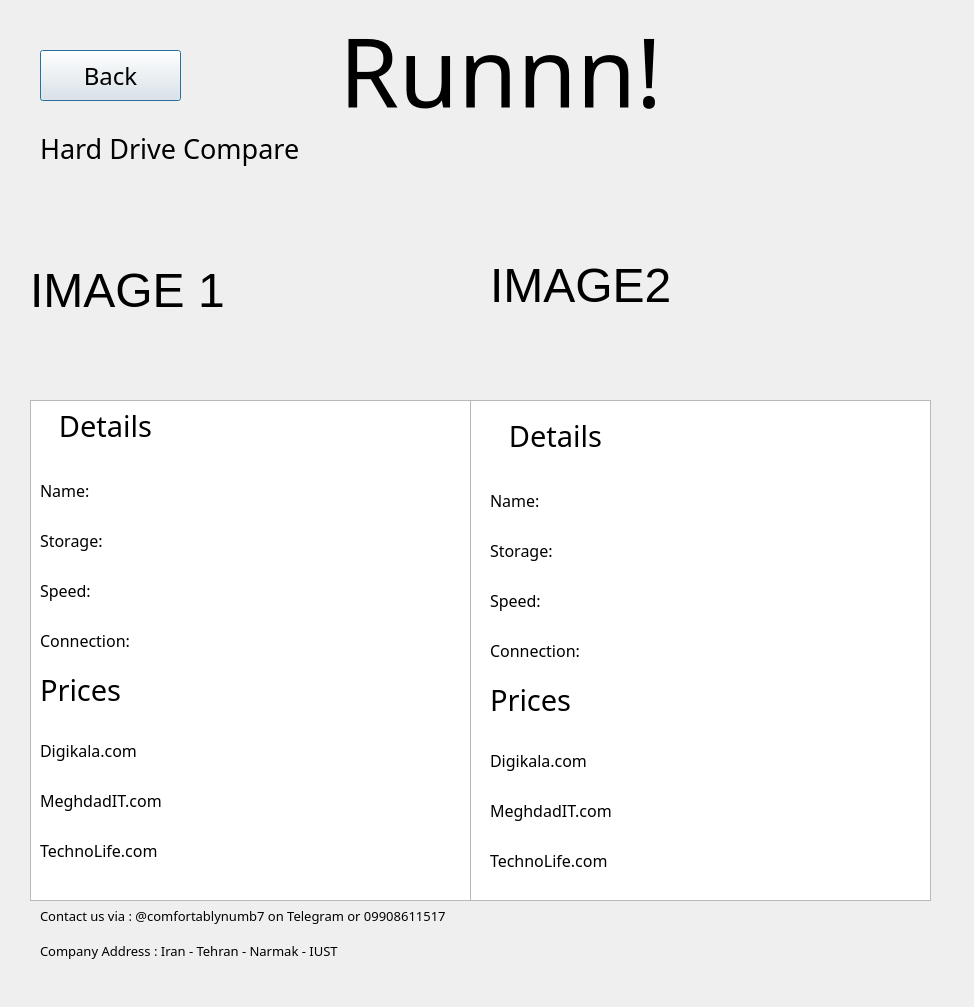
<?xml version="1.0" encoding="UTF-8"?>
<ui version="4.0">
 <class>Dialog</class>
 <widget class="QDialog" name="Dialog">
  <property name="geometry">
   <rect>
    <x>0</x>
    <y>0</y>
    <width>974</width>
    <height>1007</height>
   </rect>
  </property>
  <property name="windowTitle">
   <string>Dialog</string>
  </property>
  <widget class="QLabel" name="Image1">
   <property name="geometry">
    <rect>
     <x>30</x>
     <y>185</y>
     <width>441</width>
     <height>211</height>
    </rect>
   </property>
   <property name="font">
    <font>
     <pointsize>36</pointsize>
    </font>
   </property>
   <property name="text">
    <string>IMAGE 1</string>
   </property>
  </widget>
  <widget class="QLabel" name="Image2">
   <property name="geometry">
    <rect>
     <x>490</x>
     <y>180</y>
     <width>441</width>
     <height>211</height>
    </rect>
   </property>
   <property name="font">
    <font>
     <pointsize>36</pointsize>
    </font>
   </property>
   <property name="text">
    <string>IMAGE2</string>
   </property>
  </widget>
  <widget class="QLabel" name="label_4">
   <property name="geometry">
    <rect>
     <x>40</x>
     <y>900</y>
     <width>741</width>
     <height>101</height>
    </rect>
   </property>
   <property name="font">
    <font>
     <family>Cooper Black</family>
     <pointsize>10</pointsize>
    </font>
   </property>
   <property name="text">
    <string>Company Address : Iran - Tehran - Narmak - IUST </string>
   </property>
  </widget>
  <widget class="QPushButton" name="BackButton">
   <property name="geometry">
    <rect>
     <x>40</x>
     <y>50</y>
     <width>141</width>
     <height>51</height>
    </rect>
   </property>
   <property name="font">
    <font>
     <family>Cooper Black</family>
     <pointsize>18</pointsize>
    </font>
   </property>
   <property name="text">
    <string>Back</string>
   </property>
  </widget>
  <widget class="QLabel" name="label_3">
   <property name="geometry">
    <rect>
     <x>40</x>
     <y>890</y>
     <width>761</width>
     <height>51</height>
    </rect>
   </property>
   <property name="font">
    <font>
     <family>Cooper Black</family>
     <pointsize>10</pointsize>
    </font>
   </property>
   <property name="text">
    <string>Contact us via : @comfortablynumb7 on Telegram or 09908611517                                                                                          </string>
   </property>
  </widget>
  <widget class="QLabel" name="label_2">
   <property name="geometry">
    <rect>
     <x>310</x>
     <y>10</y>
     <width>381</width>
     <height>121</height>
    </rect>
   </property>
   <property name="palette">
    <palette>
     <active>
      <colorrole role="WindowText">
       <brush brushstyle="SolidPattern">
        <color alpha="255">
         <red>0</red>
         <green>0</green>
         <blue>0</blue>
        </color>
       </brush>
      </colorrole>
     </active>
     <inactive>
      <colorrole role="WindowText">
       <brush brushstyle="SolidPattern">
        <color alpha="255">
         <red>0</red>
         <green>0</green>
         <blue>0</blue>
        </color>
       </brush>
      </colorrole>
     </inactive>
     <disabled>
      <colorrole role="WindowText">
       <brush brushstyle="SolidPattern">
        <color alpha="255">
         <red>120</red>
         <green>120</green>
         <blue>120</blue>
        </color>
       </brush>
      </colorrole>
     </disabled>
    </palette>
   </property>
   <property name="font">
    <font>
     <family>Pristina</family>
     <pointsize>72</pointsize>
     <weight>50</weight>
     <bold>false</bold>
    </font>
   </property>
   <property name="text">
    <string>Runnn!</string>
   </property>
   <property name="alignment">
    <set>Qt::AlignCenter</set>
   </property>
  </widget>
  <widget class="QLabel" name="label">
   <property name="geometry">
    <rect>
     <x>40</x>
     <y>130</y>
     <width>471</width>
     <height>71</height>
    </rect>
   </property>
   <property name="font">
    <font>
     <family>Cooper Black</family>
     <pointsize>20</pointsize>
     <weight>50</weight>
     <bold>false</bold>
    </font>
   </property>
   <property name="text">
    <string>Hard Drive Compare</string>
   </property>
   <property name="alignment">
    <set>Qt::AlignLeading|Qt::AlignLeft|Qt::AlignTop</set>
   </property>
  </widget>
  <widget class="QColumnView" name="columnView_2">
   <property name="geometry">
    <rect>
     <x>470</x>
     <y>400</y>
     <width>461</width>
     <height>501</height>
    </rect>
   </property>
  </widget>
  <widget class="QColumnView" name="columnView1">
   <property name="geometry">
    <rect>
     <x>30</x>
     <y>400</y>
     <width>441</width>
     <height>501</height>
    </rect>
   </property>
  </widget>
  <widget class="QLabel" name="Storage_Label">
   <property name="geometry">
    <rect>
     <x>150</x>
     <y>520</y>
     <width>200</width>
     <height>40</height>
    </rect>
   </property>
   <property name="font">
    <font>
     <family>Cooper Black</family>
     <pointsize>9</pointsize>
    </font>
   </property>
   <property name="text">
    <string/>
   </property>
   <property name="wordWrap">
    <bool>true</bool>
   </property>
  </widget>
  <widget class="QLabel" name="Storage">
   <property name="geometry">
    <rect>
     <x>40</x>
     <y>520</y>
     <width>111</width>
     <height>40</height>
    </rect>
   </property>
   <property name="font">
    <font>
     <family>Cooper Black</family>
     <pointsize>12</pointsize>
     <weight>50</weight>
     <bold>false</bold>
    </font>
   </property>
   <property name="text">
    <string>Storage:</string>
   </property>
  </widget>
  <widget class="QLabel" name="Speed">
   <property name="geometry">
    <rect>
     <x>40</x>
     <y>570</y>
     <width>121</width>
     <height>40</height>
    </rect>
   </property>
   <property name="font">
    <font>
     <family>Cooper Black</family>
     <pointsize>12</pointsize>
     <weight>50</weight>
     <bold>false</bold>
    </font>
   </property>
   <property name="text">
    <string>Speed:</string>
   </property>
  </widget>
  <widget class="QLabel" name="Connection">
   <property name="geometry">
    <rect>
     <x>40</x>
     <y>620</y>
     <width>121</width>
     <height>40</height>
    </rect>
   </property>
   <property name="font">
    <font>
     <family>Cooper Black</family>
     <pointsize>12</pointsize>
     <weight>50</weight>
     <bold>false</bold>
    </font>
   </property>
   <property name="text">
    <string>Connection:</string>
   </property>
  </widget>
  <widget class="QLabel" name="Connection_Label">
   <property name="geometry">
    <rect>
     <x>170</x>
     <y>620</y>
     <width>200</width>
     <height>40</height>
    </rect>
   </property>
   <property name="font">
    <font>
     <family>Cooper Black</family>
     <pointsize>9</pointsize>
    </font>
   </property>
   <property name="text">
    <string/>
   </property>
   <property name="wordWrap">
    <bool>true</bool>
   </property>
  </widget>
  <widget class="QLabel" name="Name">
   <property name="geometry">
    <rect>
     <x>40</x>
     <y>470</y>
     <width>80</width>
     <height>40</height>
    </rect>
   </property>
   <property name="font">
    <font>
     <family>Cooper Black</family>
     <pointsize>12</pointsize>
     <weight>50</weight>
     <bold>false</bold>
    </font>
   </property>
   <property name="text">
    <string>Name:</string>
   </property>
  </widget>
  <widget class="QLabel" name="Name_Label">
   <property name="geometry">
    <rect>
     <x>150</x>
     <y>470</y>
     <width>200</width>
     <height>40</height>
    </rect>
   </property>
   <property name="font">
    <font>
     <family>Cooper Black</family>
     <pointsize>9</pointsize>
    </font>
   </property>
   <property name="text">
    <string/>
   </property>
   <property name="wordWrap">
    <bool>true</bool>
   </property>
  </widget>
  <widget class="QLabel" name="Speed_Label">
   <property name="geometry">
    <rect>
     <x>150</x>
     <y>570</y>
     <width>200</width>
     <height>40</height>
    </rect>
   </property>
   <property name="font">
    <font>
     <family>Cooper Black</family>
     <pointsize>9</pointsize>
    </font>
   </property>
   <property name="text">
    <string/>
   </property>
   <property name="wordWrap">
    <bool>true</bool>
   </property>
  </widget>
  <widget class="QLabel" name="Details">
   <property name="geometry">
    <rect>
     <x>40</x>
     <y>390</y>
     <width>131</width>
     <height>71</height>
    </rect>
   </property>
   <property name="font">
    <font>
     <family>Cooper Black</family>
     <pointsize>22</pointsize>
     <weight>50</weight>
     <bold>false</bold>
    </font>
   </property>
   <property name="text">
    <string>Details</string>
   </property>
   <property name="alignment">
    <set>Qt::AlignCenter</set>
   </property>
  </widget>
  <widget class="QLabel" name="TechnoLife">
   <property name="geometry">
    <rect>
     <x>40</x>
     <y>830</y>
     <width>170</width>
     <height>40</height>
    </rect>
   </property>
   <property name="font">
    <font>
     <family>Cooper Black</family>
     <pointsize>12</pointsize>
    </font>
   </property>
   <property name="text">
    <string>TechnoLife.com</string>
   </property>
  </widget>
  <widget class="QLabel" name="DigiKala_Label">
   <property name="geometry">
    <rect>
     <x>260</x>
     <y>730</y>
     <width>200</width>
     <height>40</height>
    </rect>
   </property>
   <property name="font">
    <font>
     <family>Cooper Black</family>
     <pointsize>9</pointsize>
    </font>
   </property>
   <property name="text">
    <string/>
   </property>
  </widget>
  <widget class="QLabel" name="MeghdadIT">
   <property name="geometry">
    <rect>
     <x>40</x>
     <y>780</y>
     <width>170</width>
     <height>40</height>
    </rect>
   </property>
   <property name="font">
    <font>
     <family>Cooper Black</family>
     <pointsize>12</pointsize>
    </font>
   </property>
   <property name="text">
    <string>MeghdadIT.com</string>
   </property>
  </widget>
  <widget class="QLabel" name="DigiKala">
   <property name="geometry">
    <rect>
     <x>40</x>
     <y>730</y>
     <width>170</width>
     <height>40</height>
    </rect>
   </property>
   <property name="font">
    <font>
     <family>Cooper Black</family>
     <pointsize>12</pointsize>
    </font>
   </property>
   <property name="text">
    <string>Digikala.com</string>
   </property>
  </widget>
  <widget class="QLabel" name="MeghdadITLabel">
   <property name="geometry">
    <rect>
     <x>260</x>
     <y>780</y>
     <width>200</width>
     <height>40</height>
    </rect>
   </property>
   <property name="font">
    <font>
     <family>Cooper Black</family>
     <pointsize>9</pointsize>
    </font>
   </property>
   <property name="text">
    <string/>
   </property>
  </widget>
  <widget class="QLabel" name="TechnoLife_Label">
   <property name="geometry">
    <rect>
     <x>260</x>
     <y>820</y>
     <width>200</width>
     <height>40</height>
    </rect>
   </property>
   <property name="font">
    <font>
     <family>Cooper Black</family>
     <pointsize>9</pointsize>
    </font>
   </property>
   <property name="text">
    <string/>
   </property>
  </widget>
  <widget class="QLabel" name="Prices">
   <property name="geometry">
    <rect>
     <x>40</x>
     <y>670</y>
     <width>121</width>
     <height>40</height>
    </rect>
   </property>
   <property name="font">
    <font>
     <family>Cooper Black</family>
     <pointsize>22</pointsize>
    </font>
   </property>
   <property name="text">
    <string>Prices</string>
   </property>
  </widget>
  <widget class="QLabel" name="TechnoLife_2">
   <property name="geometry">
    <rect>
     <x>490</x>
     <y>840</y>
     <width>170</width>
     <height>40</height>
    </rect>
   </property>
   <property name="font">
    <font>
     <family>Cooper Black</family>
     <pointsize>12</pointsize>
    </font>
   </property>
   <property name="text">
    <string>TechnoLife.com</string>
   </property>
  </widget>
  <widget class="QLabel" name="MeghdadIT_2">
   <property name="geometry">
    <rect>
     <x>490</x>
     <y>790</y>
     <width>170</width>
     <height>40</height>
    </rect>
   </property>
   <property name="font">
    <font>
     <family>Cooper Black</family>
     <pointsize>12</pointsize>
    </font>
   </property>
   <property name="text">
    <string>MeghdadIT.com</string>
   </property>
  </widget>
  <widget class="QLabel" name="Speed_2">
   <property name="geometry">
    <rect>
     <x>490</x>
     <y>580</y>
     <width>121</width>
     <height>40</height>
    </rect>
   </property>
   <property name="font">
    <font>
     <family>Cooper Black</family>
     <pointsize>12</pointsize>
     <weight>50</weight>
     <bold>false</bold>
    </font>
   </property>
   <property name="text">
    <string>Speed:</string>
   </property>
  </widget>
  <widget class="QLabel" name="Name_2">
   <property name="geometry">
    <rect>
     <x>490</x>
     <y>480</y>
     <width>80</width>
     <height>40</height>
    </rect>
   </property>
   <property name="font">
    <font>
     <family>Cooper Black</family>
     <pointsize>12</pointsize>
     <weight>50</weight>
     <bold>false</bold>
    </font>
   </property>
   <property name="text">
    <string>Name:</string>
   </property>
  </widget>
  <widget class="QLabel" name="Speed_Label_2">
   <property name="geometry">
    <rect>
     <x>600</x>
     <y>580</y>
     <width>200</width>
     <height>40</height>
    </rect>
   </property>
   <property name="font">
    <font>
     <family>Cooper Black</family>
     <pointsize>9</pointsize>
    </font>
   </property>
   <property name="text">
    <string/>
   </property>
   <property name="wordWrap">
    <bool>true</bool>
   </property>
  </widget>
  <widget class="QLabel" name="Name_Label_2">
   <property name="geometry">
    <rect>
     <x>600</x>
     <y>480</y>
     <width>200</width>
     <height>40</height>
    </rect>
   </property>
   <property name="font">
    <font>
     <family>Cooper Black</family>
     <pointsize>9</pointsize>
    </font>
   </property>
   <property name="text">
    <string/>
   </property>
   <property name="wordWrap">
    <bool>true</bool>
   </property>
  </widget>
  <widget class="QLabel" name="Prices_2">
   <property name="geometry">
    <rect>
     <x>490</x>
     <y>680</y>
     <width>121</width>
     <height>40</height>
    </rect>
   </property>
   <property name="font">
    <font>
     <family>Cooper Black</family>
     <pointsize>22</pointsize>
    </font>
   </property>
   <property name="text">
    <string>Prices</string>
   </property>
  </widget>
  <widget class="QLabel" name="DigiKala_Label_2">
   <property name="geometry">
    <rect>
     <x>710</x>
     <y>740</y>
     <width>200</width>
     <height>40</height>
    </rect>
   </property>
   <property name="font">
    <font>
     <family>Cooper Black</family>
     <pointsize>9</pointsize>
    </font>
   </property>
   <property name="text">
    <string/>
   </property>
  </widget>
  <widget class="QLabel" name="Details_2">
   <property name="geometry">
    <rect>
     <x>490</x>
     <y>400</y>
     <width>131</width>
     <height>71</height>
    </rect>
   </property>
   <property name="font">
    <font>
     <family>Cooper Black</family>
     <pointsize>22</pointsize>
     <weight>50</weight>
     <bold>false</bold>
    </font>
   </property>
   <property name="text">
    <string>Details</string>
   </property>
   <property name="alignment">
    <set>Qt::AlignCenter</set>
   </property>
  </widget>
  <widget class="QLabel" name="TechnoLife_Label_2">
   <property name="geometry">
    <rect>
     <x>710</x>
     <y>830</y>
     <width>200</width>
     <height>40</height>
    </rect>
   </property>
   <property name="font">
    <font>
     <family>Cooper Black</family>
     <pointsize>9</pointsize>
    </font>
   </property>
   <property name="text">
    <string/>
   </property>
  </widget>
  <widget class="QLabel" name="Storage_Label_2">
   <property name="geometry">
    <rect>
     <x>600</x>
     <y>530</y>
     <width>200</width>
     <height>40</height>
    </rect>
   </property>
   <property name="font">
    <font>
     <family>Cooper Black</family>
     <pointsize>9</pointsize>
    </font>
   </property>
   <property name="text">
    <string/>
   </property>
   <property name="wordWrap">
    <bool>true</bool>
   </property>
  </widget>
  <widget class="QLabel" name="MeghdadITLabel_2">
   <property name="geometry">
    <rect>
     <x>710</x>
     <y>790</y>
     <width>200</width>
     <height>40</height>
    </rect>
   </property>
   <property name="font">
    <font>
     <family>Cooper Black</family>
     <pointsize>9</pointsize>
    </font>
   </property>
   <property name="text">
    <string/>
   </property>
  </widget>
  <widget class="QLabel" name="Storage_2">
   <property name="geometry">
    <rect>
     <x>490</x>
     <y>530</y>
     <width>111</width>
     <height>40</height>
    </rect>
   </property>
   <property name="font">
    <font>
     <family>Cooper Black</family>
     <pointsize>12</pointsize>
     <weight>50</weight>
     <bold>false</bold>
    </font>
   </property>
   <property name="text">
    <string>Storage:</string>
   </property>
  </widget>
  <widget class="QLabel" name="DigiKala_2">
   <property name="geometry">
    <rect>
     <x>490</x>
     <y>740</y>
     <width>170</width>
     <height>40</height>
    </rect>
   </property>
   <property name="font">
    <font>
     <family>Cooper Black</family>
     <pointsize>12</pointsize>
    </font>
   </property>
   <property name="text">
    <string>Digikala.com</string>
   </property>
  </widget>
  <widget class="QLabel" name="Connection_2">
   <property name="geometry">
    <rect>
     <x>490</x>
     <y>630</y>
     <width>121</width>
     <height>40</height>
    </rect>
   </property>
   <property name="font">
    <font>
     <family>Cooper Black</family>
     <pointsize>12</pointsize>
     <weight>50</weight>
     <bold>false</bold>
    </font>
   </property>
   <property name="text">
    <string>Connection:</string>
   </property>
  </widget>
  <widget class="QLabel" name="Connection_Label_2">
   <property name="geometry">
    <rect>
     <x>620</x>
     <y>630</y>
     <width>200</width>
     <height>40</height>
    </rect>
   </property>
   <property name="font">
    <font>
     <family>Cooper Black</family>
     <pointsize>9</pointsize>
    </font>
   </property>
   <property name="text">
    <string/>
   </property>
   <property name="wordWrap">
    <bool>true</bool>
   </property>
  </widget>
 </widget>
 <resources/>
 <connections/>
</ui>
